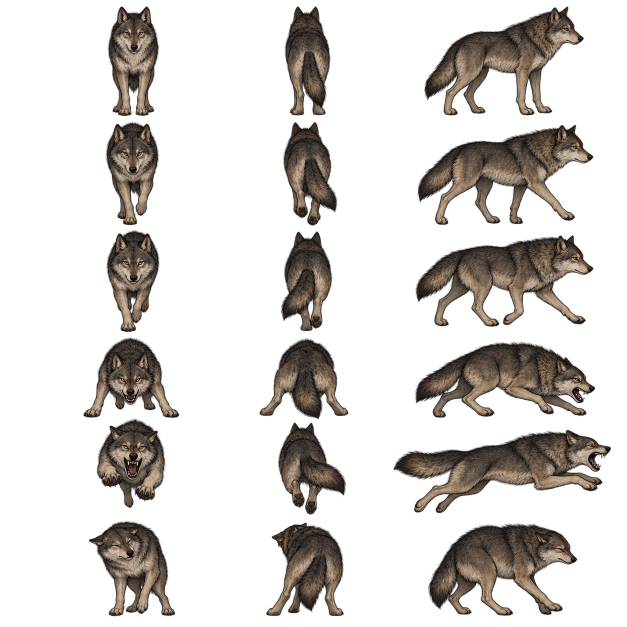
#> input picture assets/characters/courtyard/enemy-preview/wolf.png, 1254 x 1254 px (shown at 1/2 size); its folder holds 2 pictures in this run
$ python validate_corner_enemy_art.py
#> lines starting #> are read from the running program, lines starting #| are printed output that depends on the picture; after the words box and inside, x2 and y2 are one past the last pixel; in counts of white or black regions, pixels touching at a corner belong together; pictures that were not available may be replaced by others from this repository, and a replacement may not be noted
#> in main, source is the input picture: shape (1254, 1254, 4); mean R, G, B, A 24.5, 20.8, 17.6, 61.1
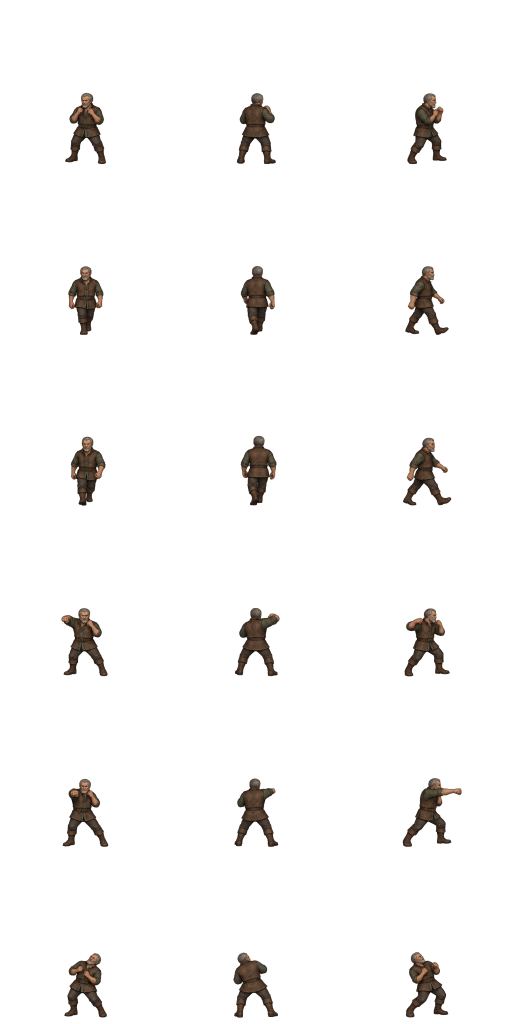
#> input picture assets/characters/courtyard/enemy-preview/guard-atlas.png, 1536 x 3072 px, given in place of wolf-atlas.png, which was not available (shown at 1/3 size)
#> in main, output is the input picture: shape (3072, 1536, 4); mean R, G, B, A 3.6, 2.7, 2.1, 12
"""Independent read-only pixel QA for the enemy atlas builder (Codex)."""
from pathlib import Path
import hashlib, json
import numpy as np
from PIL import Image

ROOT = Path(__file__).resolve().parents[1]
ART = ROOT / 'assets/characters/courtyard/enemy-preview'

def components(image):
    """Run-length/union-find implementation independent from Godot flood fill."""
    parent, runs, previous = [], [], []
    def find(i):
        while parent[i] != i:
            parent[i] = parent[parent[i]]
            i = parent[i]
        return i
    for y, row in enumerate(image[:, :, 3] > 30):
        edges = np.flatnonzero(np.diff(np.r_[False, row, False].astype(np.int8)))
        current = []
        for x0, x1 in edges.reshape(-1, 2):
            i = len(parent)
            parent.append(i); runs.append((int(x0), y, int(x1), y+1)); current.append(i)
            for j in previous:
                if runs[j][2] >= x0 and runs[j][0] <= x1:
                    parent[find(j)] = find(i)
        previous = current
#> this loop made 1254 passes
#> (edges, previous) on passes 13, 14, 27: ([293, 294], [0]), ([241, 246, 291, 295, 594, 598, 630, 633, 1133, 1136], [1, 2, 3, 4, 5]), ([235, 301, 588, 638, 1083, 1135], [87, 88, 89])
#> after the loop, parent = 5952 values, max 5951 at index 5950, min 2 at index 0, mean 2979.8; runs = 5952 items, first 6: (293, 12, 294, 13), (241, 13, 246, 14), (291, 13, 295, 14), (594, 13, 598, 14), (630, 13, 633, 14), (1133, 13, 1136, 14)
    labels = np.full(image.shape[:2], -1, dtype=np.int32)
    for i, (x0, y, x1, _) in enumerate(runs): labels[y, x0:x1] = find(i)
#> this loop made 5952 passes
#> (x0, y, x1) on passes 1 to 3: (293, 12, 294), (241, 13, 246), (291, 13, 295)
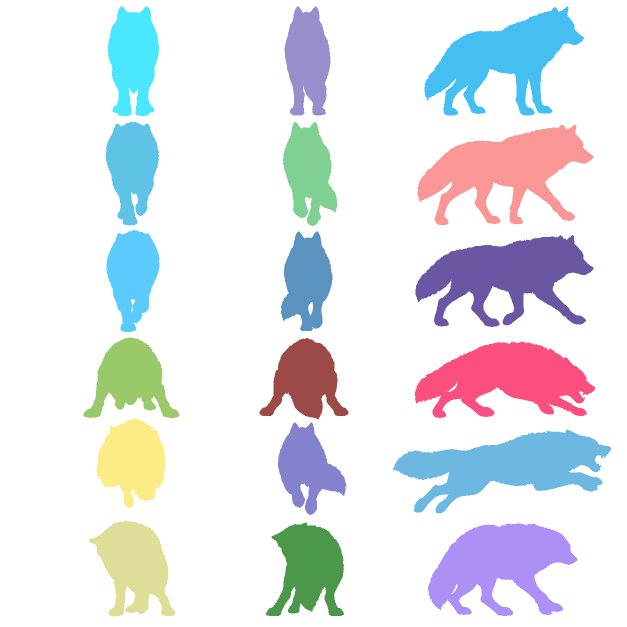
#> labels: shape (1254, 1254) int32 (shown at 1/2 size); 19 distinct labels, from -1 to 5951; one colour per label, 0 black, -1 white
    ids, counts = np.unique(labels, return_counts=True)
#> ids = 19 values from -1 to 5951; counts = 19 values, max 1174613 at index 0, min 13844 at index 15, mean 82764
    figures = []
    for ident, count in zip(ids, counts):
        if ident < 0 or count < 1800: continue
        mask = labels == ident
        yy, xx = np.nonzero(mask)
        box = [int(xx.min()), int(yy.min()), int(xx.max()+1), int(yy.max()+1)]
        center = (box[0]+box[2])/2
        figures.append(dict(mask=mask, bounds=box, column=0 if center < 450 else 1 if center < 760 else 2))
#> this loop made 19 passes
#> (ident, count, box, center) on passes 2 to 13: (1098, 14585, [569, 13, 661, 231], 615), (1100, 32749, [849, 13, 1168, 231], 1008.5), (1102, 16531, [215, 12, 319, 232], 267), (2162, 35403, [835, 249, 1187, 450], 1011), (2164, 15193, [211, 243, 318, 451], 264.5), (2166, 14506, [566, 244, 675, 452], 620.5), (3145, 35472, [831, 470, 1187, 654], 1009), (3165, 14018, [562, 463, 665, 662], 613.5), (3167, 14676, [213, 460, 319, 664], 266), (4080, 16438, [167, 674, 359, 836], 263), (4082, 33263, [830, 683, 1191, 836], 1010.5), (4087, 15958, [519, 676, 697, 839], 608)
#> (ident, count) on pass 1: (-1, 1174613)
#> pass 2, in components, `mask = labels == ident`:
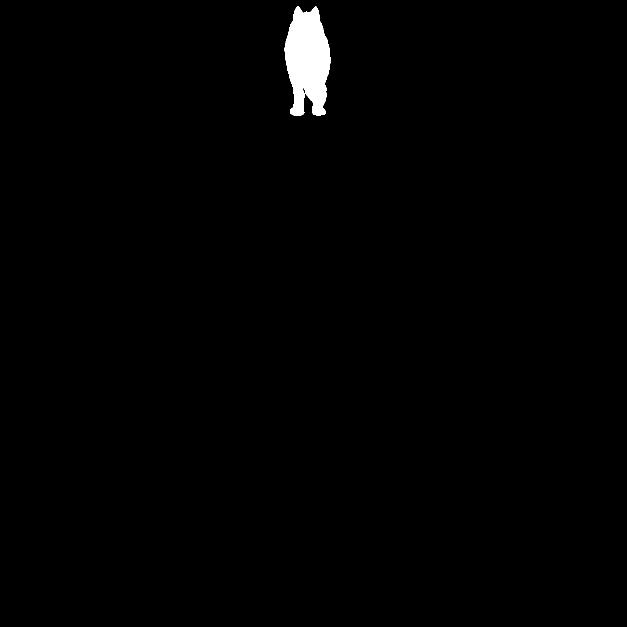
#> mask: shape (1254, 1254) bool (shown at 1/2 size); 0.93% white; 1 white region, box (x1, y1, x2, y2) and area: (569, 13, 661, 231) 14585
#> pass 3, in components, `mask = labels == ident`:
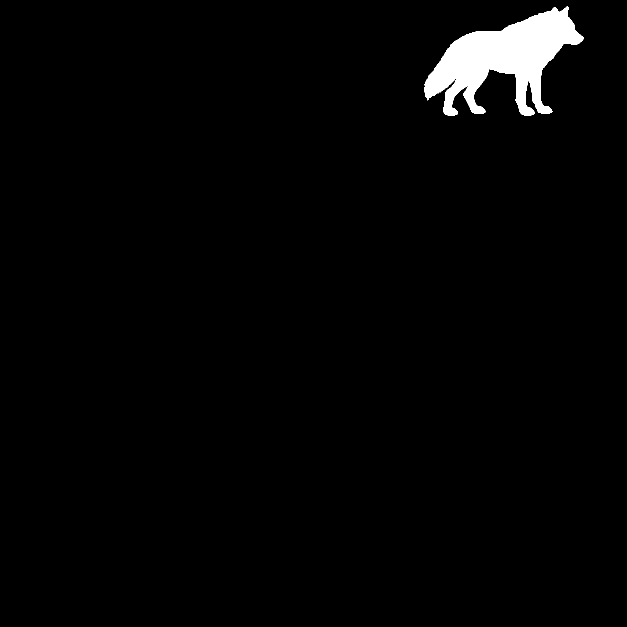
#> mask: shape (1254, 1254) bool (shown at 1/2 size); 2.1% white; 1 white region, box (x1, y1, x2, y2) and area: (849, 13, 1168, 231) 32749
#> after the loop:
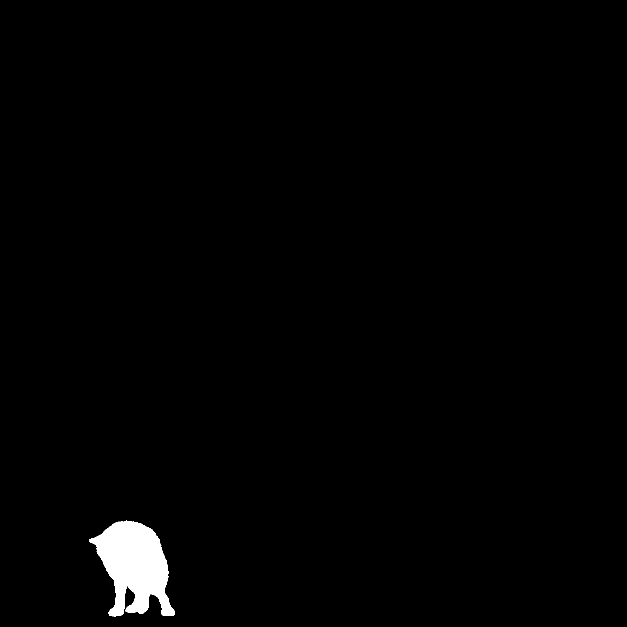
#> mask: shape (1254, 1254) bool (shown at 1/2 size); 1.2% white; 1 white region, box (x1, y1, x2, y2) and area: (178, 1041, 350, 1233) 19527
#> after the loop, figures = 18 items
    return sorted(figures, key=lambda f:(f['column'],f['bounds'][1]))

def bounds(mask):
    yy, xx = np.nonzero(mask)
    assert xx.size, 'empty packed pose'
    return int(xx.min()), int(yy.min()), int(xx.max()+1), int(yy.max()+1)

def check_pose(source, packed, figure, ground):
    x0,y0,x1,y1 = figure['bounds']
    expected = source[y0:y1,x0:x1].copy()
    expected[~figure['mask'][y0:y1,x0:x1]] = 0
    ax0,ay0,ax1,ay1 = bounds(packed[:,:,3] > 0)
    assert (ax1-ax0,ay1-ay0) == (x1-x0,y1-y0), 'silhouette resized or foreign pixels leaked'
    assert ay1-1 == ground, ('foot anchor/air gap', ay1-1, ground)
    assert ax0 > 1 and ax1 < 511 and ay0 > 1, 'clipped figure'
    assert np.array_equal(packed[ay0:ay1,ax0:ax1],expected), 'source pixels changed or neighbouring pose leaked'
    return int(np.count_nonzero(expected[:,:,3]))

def main():
    report, total = {}, 0
    for kind in ['wolf','guard']:
        source = np.array(Image.open(ART/(kind+'.png')))
        output = np.array(Image.open(ART/(kind+'-atlas.png')))
        assert source.shape == (1254,1254,4)
        assert output.shape == (3072,1536,4)
        figures = components(source)
#> figures = 18 items
        assert len(figures) == 18
        for col in range(3):
            poses = [f for f in figures if f['column']==col]
            assert len(poses)==6
            for row, figure in enumerate(poses):
                packed = output[row*512:(row+1)*512,col*512:(col+1)*512]
                total += check_pose(source,packed,figure,480 if kind=='wolf' and row==4 else 492)
#> this loop made 1 pass
#> pass 1, in check_pose, `expected = source[y0:y1,x0:x1].copy()`:
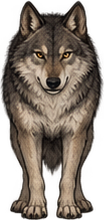
#> expected: shape (220, 104, 4); mean R, G, B, A 80, 68.7, 58.5, 175.1; transparent parts drawn white
#> after the loop, total = 0
        report[kind] = {'source_sha256':hashlib.sha256((ART/(kind+'.png')).read_bytes()).hexdigest(),
                        'atlas_sha256':hashlib.sha256((ART/(kind+'-atlas.png')).read_bytes()).hexdigest()}
        # A foreign head fragment in a packed cell must be rejected.
        packed = output[:512,:512].copy()
        packed[5,5] = (80,50,20,255)
        try: check_pose(source,packed,figures[0],492)
        except AssertionError: pass
        else: raise AssertionError('foreign-fragment negative control accepted')
    out=ROOT/'.tools/enemy-art-qa.json'; out.parent.mkdir(parents=True,exist_ok=True)
    out.write_text(json.dumps({'hashes':report,'exact_pixels':total},indent=2))
    print(f'ASHBOUND_CORNER_ENEMY_ART_OK poses=36 exact_pixels={total} negative_controls=2')

#> (the run stopped early here; a loop or call above may not have finished)
